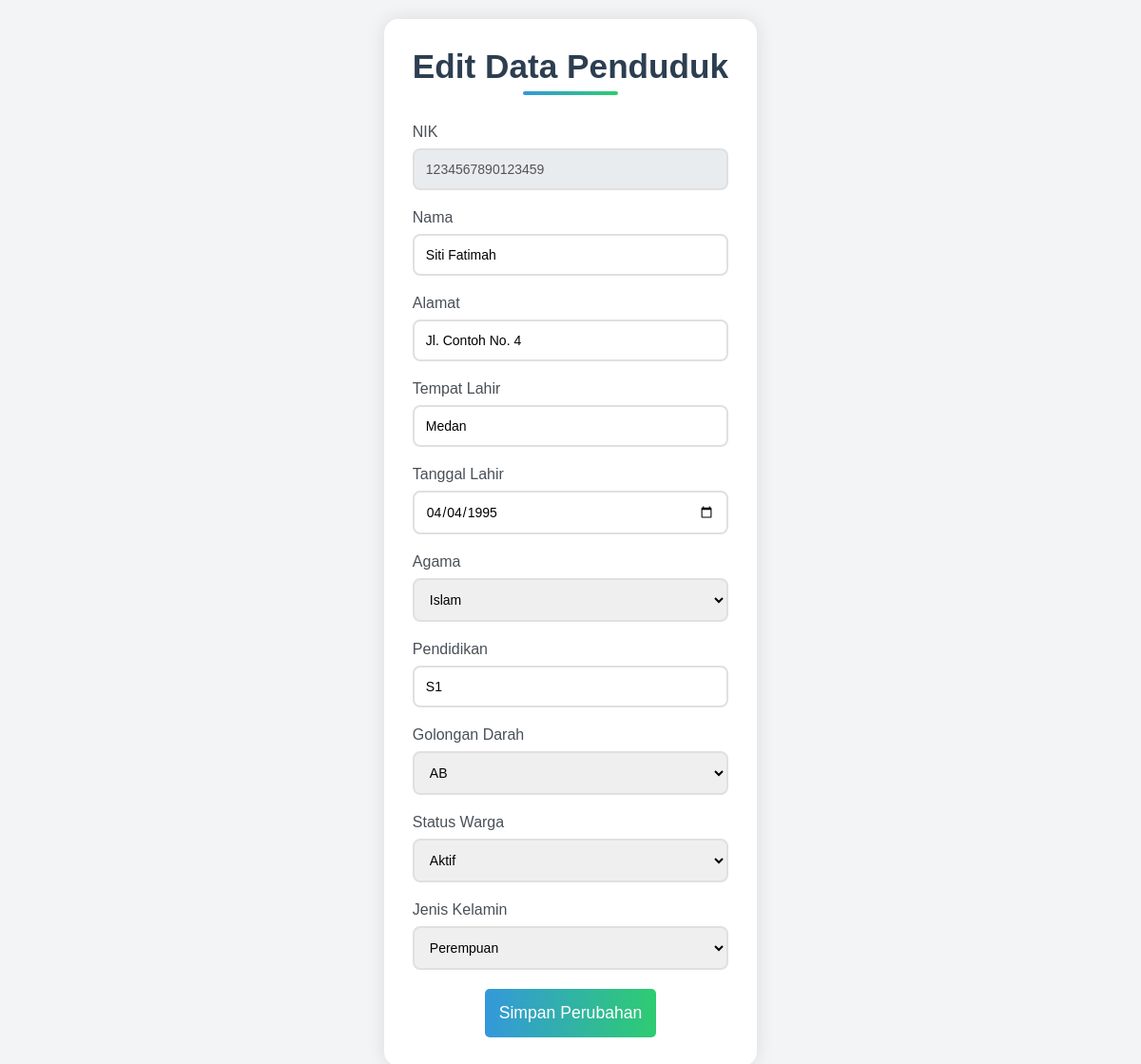
Screenshot of /admin/edit_penduduk.php?nik=1234567890123459 (signed in) with the database file from the repository.
### tables this page shows
CREATE TABLE `data_penduduk` (
  `nik` varchar(20) NOT NULL,
  `nama` varchar(100) NOT NULL,
  `alamat` text NOT NULL,
  `tempat_lahir` varchar(100) NOT NULL,
  `tanggal_lahir` date NOT NULL,
  `agama` varchar(50) NOT NULL,
  `pendidikan` varchar(50) NOT NULL,
  `golongan_darah` varchar(3) DEFAULT NULL,
  `status_warga` enum('Aktif','Tidak Aktif') NOT NULL,
  `jenis_kelamin` enum('L','P') NOT NULL
);

### admin/edit_penduduk.php (the view, shortened to what this page needs)
<?php
include '../config/database.php';
if (isset($_GET['nik'])) {
    $nik = $_GET['nik'];
    $query = "SELECT * FROM data_penduduk WHERE nik = '$nik'";
    $result = mysqli_query($conn, $query);
    $data = mysqli_fetch_assoc($result);
} else {
    header('Location: data_penduduk.php');
    exit;
}
?>
<!DOCTYPE html>
<html lang="id">
<head>
    <link href="https://cdnjs.cloudflare.com/ajax/libs/font-awesome/6.0.0/css/all.min.css" rel="stylesheet">
</head>
<body>
    <div class="container">
        <h1>Edit Data Penduduk</h1>
        <form method="POST">
            <div class="form-group">
                <label>NIK</label>
                <input type="text" value="<?php echo htmlspecialchars($data['nik'], ENT_QUOTES); ?>" disabled>
            </div>
            <div class="form-group">
                <label>Nama</label>
                <input type="text" name="nama" value="<?php echo htmlspecialchars($data['nama'], ENT_QUOTES); ?>" required>
            </div>
            <div class="form-group">
                <label>Alamat</label>
                <input type="text" name="alamat" value="<?php echo htmlspecialchars($data['alamat'], ENT_QUOTES); ?>" required>
            </div>
            <div class="form-group">
                <label>Tempat Lahir</label>
                <input type="text" name="tempat_lahir" value="<?php echo htmlspecialchars($data['tempat_lahir'], ENT_QUOTES); ?>" required>
            </div>
            <div class="form-group">
                <label>Tanggal Lahir</label>
                <input type="date" name="tanggal_lahir" value="<?php echo htmlspecialchars($data['tanggal_lahir'], ENT_QUOTES); ?>" required>
            </div>
            <div class="form-group">
                <label>Agama</label>
                <select name="agama" required>
                    <option value="Islam" <?php echo $data['agama'] == 'Islam' ? 'selected' : ''; ?>>Islam</option>
                </select>
            </div>
            <div class="form-group">
                <label>Pendidikan</label>
                <input type="text" name="pendidikan" value="<?php echo htmlspecialchars($data['pendidikan'], ENT_QUOTES); ?>" required>
            </div>
            <div class="form-group">
                <label>Golongan Darah</label>
                <select name="golongan_darah" required>
                    <option value="AB" <?php echo $data['golongan_darah'] == 'AB' ? 'selected' : ''; ?>>AB</option>
                </select>
            </div>
            <div class="form-group">
                <label>Status Warga</label>
                <select name="status_warga" required>
                    <option value="Aktif" <?php echo $data['status_warga'] == 'Aktif' ? 'selected' : ''; ?>>Aktif</option>
                </select>
            </div>
            <div class="form-group">
                <label>Jenis Kelamin</label>
                <select name="jenis_kelamin" required>
                    <option value="P" <?php echo $data['jenis_kelamin'] == 'P' ? 'selected' : ''; ?>>Perempuan</option>
                </select>
            </div>
            <button type="submit" class="btn-submit">Simpan Perubahan</button>
        </form>
    </div>
</body>
</html>

### admin/edit_penduduk.php (style rules this page uses)
* { margin: 0; padding: 0; box-sizing: border-box; font-family: 'Poppins', sans-serif; }
body { background-color: #f3f4f6; min-height: 100vh; display: flex; justify-content: center; align-items: center; padding: 20px; }
.container { max-width: 800px; background: white; padding: 30px; border-radius: 15px; box-shadow: 0 0 20px rgba(0, 0, 0, 0.1); }
h1 { color: #2c3e50; text-align: center; margin-bottom: 30px; font-size: 2.2em; position: relative; padding-bottom: 10px; }
h1::after { content: ''; position: absolute; bottom: 0; left: 50%; transform: translateX(-50%); width: 100px; height: 4px; background: linear-gradient(90deg, #3498db, #2ecc71); border-radius: 2px; }
.form-group { margin-bottom: 20px; }
label { display: block; margin-bottom: 8px; color: #495057; font-weight: 500; }
input[type="text"], input[type="date"], select { width: 100%; padding: 12px; border: 2px solid #e0e0e0; border-radius: 8px; font-size: 14px; transition: border-color 0.3s, box-shadow 0.3s; }
input:disabled { background-color: #e9ecef; }
.btn-submit { background: linear-gradient(90deg, #3498db, #2ecc71); color: white; border: none; padding: 15px; font-size: 1.1em; cursor: pointer; transition: transform 0.2s ease; display: block; margin: 0 auto; border-radius: 5px; }

### rows the page displays
data_penduduk: nik "1234567890123459", nama "Siti Fatimah", alamat "Jl. Contoh No. 4", tempat_lahir "Medan", tanggal_lahir "04/04/1995", agama "Islam", pendidikan "S1", golongan_darah "AB", status_warga "Aktif", jenis_kelamin "Perempuan"
